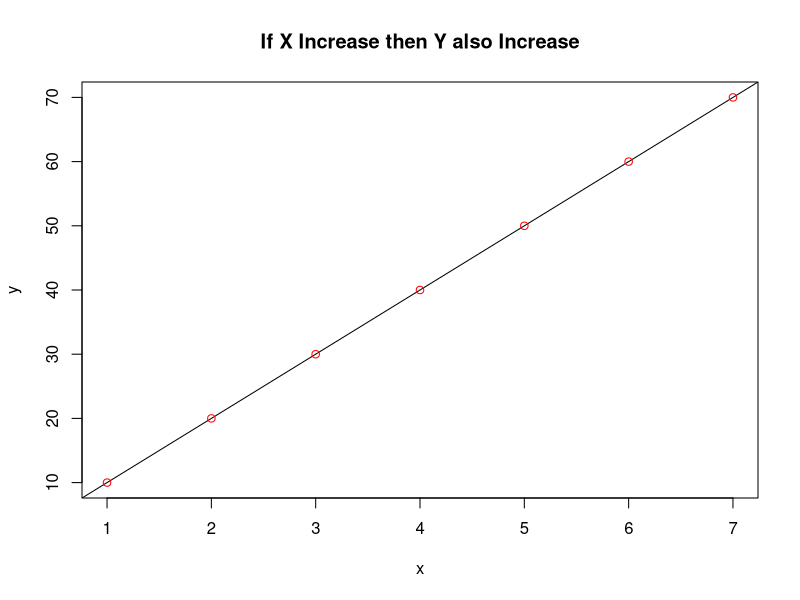
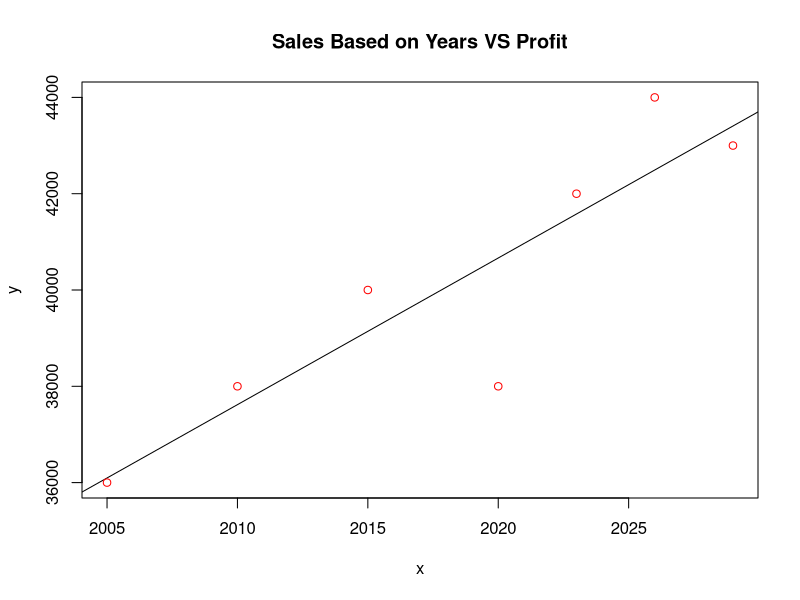

These charts were generated, in order, by the following R code:
x=c(1,2,3,4,5,6,7)
y=c(10,20,30,40,50,60,70)

model = (lm(y~x))
predict=data.frame(x=8)
print(predict(model,predict))
plot(x,y,main="If X Increase then Y also Increase",abline(lm(y~x)),col="Red")

# This is For Y on X
x <- c(1,2,3,4,5,6,7)
x_bar <- mean(x)
Ex <- sum(x)
xs <- x * x 
print(xs)
Exs <- sum(xs)

y <- c(10,20,30,40,50,60,70)
Ey <- sum(y)
y_bar <- mean(y)
ys <- y * y
Eys <- sum(ys)

n <- length(x)

xy <- x * y
Exy <- sum(xy)

# Correct formula for byx:
numerator <- (n * Exy - Ex * Ey)
denominator <- (n * Exs - Ex^2)
byx <- numerator / denominator

print(byx)

lhs <- y - y_bar
rhs <- byx * (x - x_bar)

print(lhs)
print(rhs)

y.x <- rhs
print(y.x)

# This is For X on Y

x <- c(1,2,3,4,5,6,7)
x_bar <- mean(x)
Ex <- sum(x)
xs <- x * x
Exs <- sum(xs)

y <- c(10,20,30,40,50,60,70)
Ey <- sum(y)
y_bar <- mean(y)
ys <- y * y
Eys <- sum(ys)

n <- length(x)

xy <- x * y
Exy <- sum(xy)

# Regression coefficient bxy (X on Y)
numerator <- (n * Exy - Ex * Ey)
denominator <- (n * Eys - Ey^2)
bxy <- numerator / denominator

print(bxy)

# Deviation form for X on Y
lhs <- x - x_bar
rhs <- bxy * (y - y_bar)

print(lhs)
print(rhs)

x.y <- rhs
print(x.y)

x=c(2005, 2010, 2015, 2020, 2023, 2026, 2029)
y=c(36000, 38000, 40000, 38000, 42000, 44000, 43000)

model = (lm(y~x))
predict=data.frame(x=2025)
print(predict(model,predict))

plot(x,y,main="Sales Based on Years VS Profit",abline(model),col="Red")






